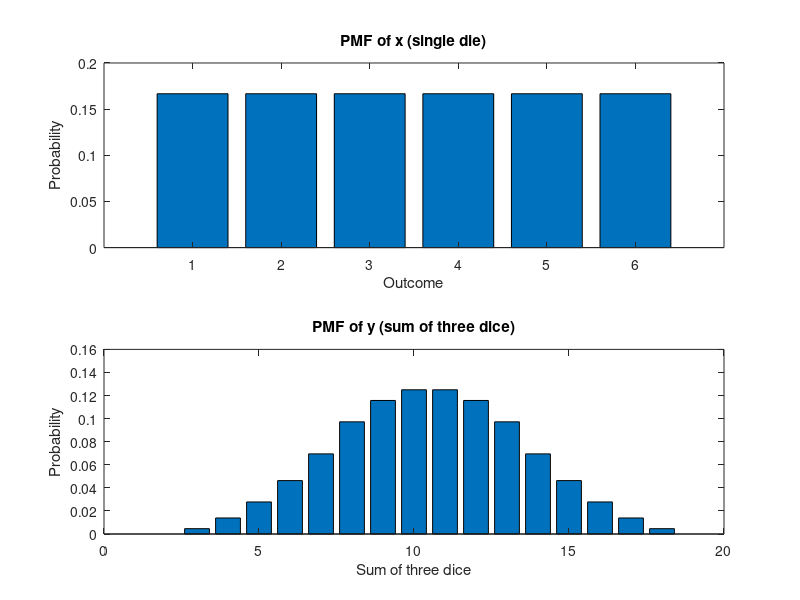
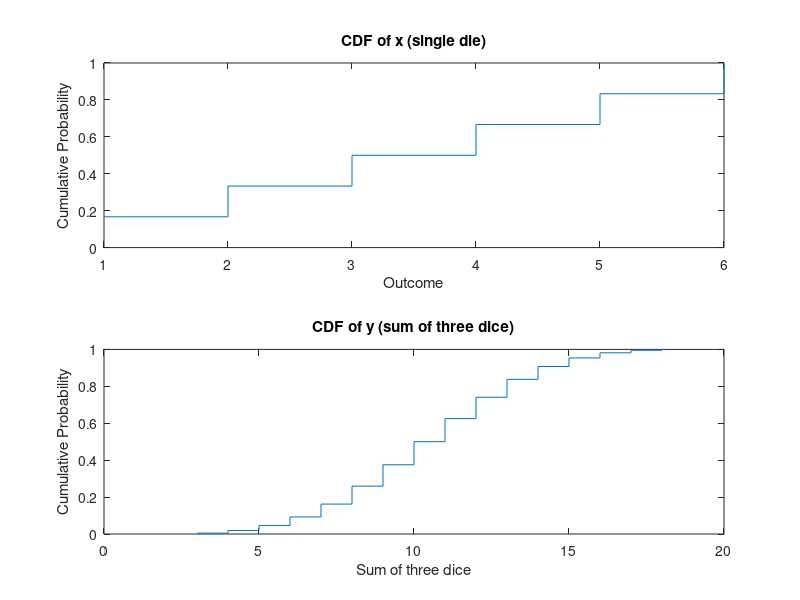

Here is the MATLAB script that generated these plots, in order: (Note: this script raises an error after producing the figures.)
% PMF of x
x_values = 1:6;
pmf_x = ones(1,6) / 6;

% PMF of y
y_values = 3:18;
y_pmf = zeros(1,16);
for i = 1:6
    for j = 1:6
        for k = 1:6
            y_sum = i + j + k;
            y_pmf(y_sum - 2) = y_pmf(y_sum - 2) + 1;
        end
    end
end
y_pmf = y_pmf / (6^3); 

% PMFs
figure;
subplot(2,1,1);
bar(x_values, pmf_x);
title('PMF of x (single die)');
xlabel('Outcome');
ylabel('Probability');

subplot(2,1,2);
bar(y_values, y_pmf);
title('PMF of y (sum of three dice)');
xlabel('Sum of three dice');
ylabel('Probability');


% CDF of x
cdf_x = cumsum(pmf_x);

% CDF of y
cdf_y = cumsum(y_pmf);

% CDFs
figure;
subplot(2,1,1);
stairs(x_values, cdf_x);
title('CDF of x (single die)');
xlabel('Outcome');
ylabel('Cumulative Probability');

subplot(2,1,2);
stairs(y_values, cdf_y);
title('CDF of y (sum of three dice)');
xlabel('Sum of three dice');
ylabel('Cumulative Probability');

N = 1000000;
x1 = randi([1 6], 1, N);
x2 = randi([1 6], 1, N);
x3 = randi([1 6], 1, N);
y = x1 + x2 + x3; 

H1 = histcounts(x1, 1:7);
H2 = histcounts(x2, 1:7);
H3 = histcounts(x3, 1:7);

% observed vs PMF
figure;
subplot(3,1,1);
bar(1:6, H1);
title('Observed frequencies in x1');
xlabel('Outcome');
ylabel('Frequency');

subplot(3,1,2);
bar(1:6, H2);
title('Observed frequencies in x2');

subplot(3,1,3);
bar(1:6, H3);
title('Observed frequencies in x3');

% Count occurrences in y
H_y = histcounts(y, 2:19);

% Count occurrences in y with correct binning
H_y = histcounts(y, 2.5:1:18.5); % Bin edges centered around each integer from 3 to 18

% observed frequencies vs theoretical PMF
figure;
bar(3:18, H_y); % Bar plot for observed frequencies
hold on;
plot(3:18, y_pmf * N, 'r-o', 'LineWidth', 2); % Scaled PMF (theoretical)
title('Observed vs Theoretical PMF of y');
xlabel('Sum of three dice');
ylabel('Frequency');
legend('Observed', 'Theoretical');
hold off;

